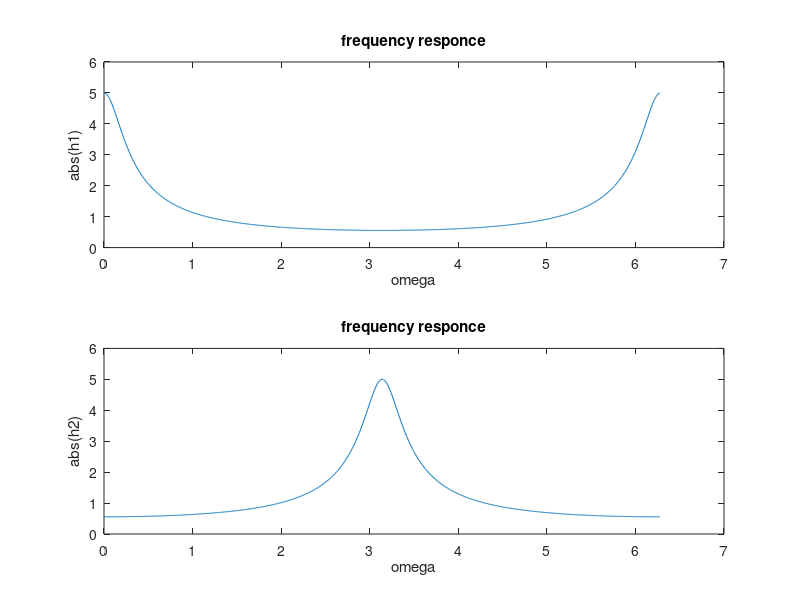

The MATLAB source for this figure:
a1=[1 -0.8]
b1=[1]

a2=[1 0.8]
b2=[1]

N=1024

[h1 omega1]=freqz(b1,a1,N,'whole')
[h2 omega2]=freqz(b2,a2,N,'whole')

figure
subplot(2,1,1)
plot(omega1, abs(h1))
xlabel('omega')
ylabel('abs(h1)')
title('frequency responce')

subplot(2,1,2)
plot(omega2, abs(h2))
xlabel('omega')
ylabel('abs(h2)')
title('frequency responce')
